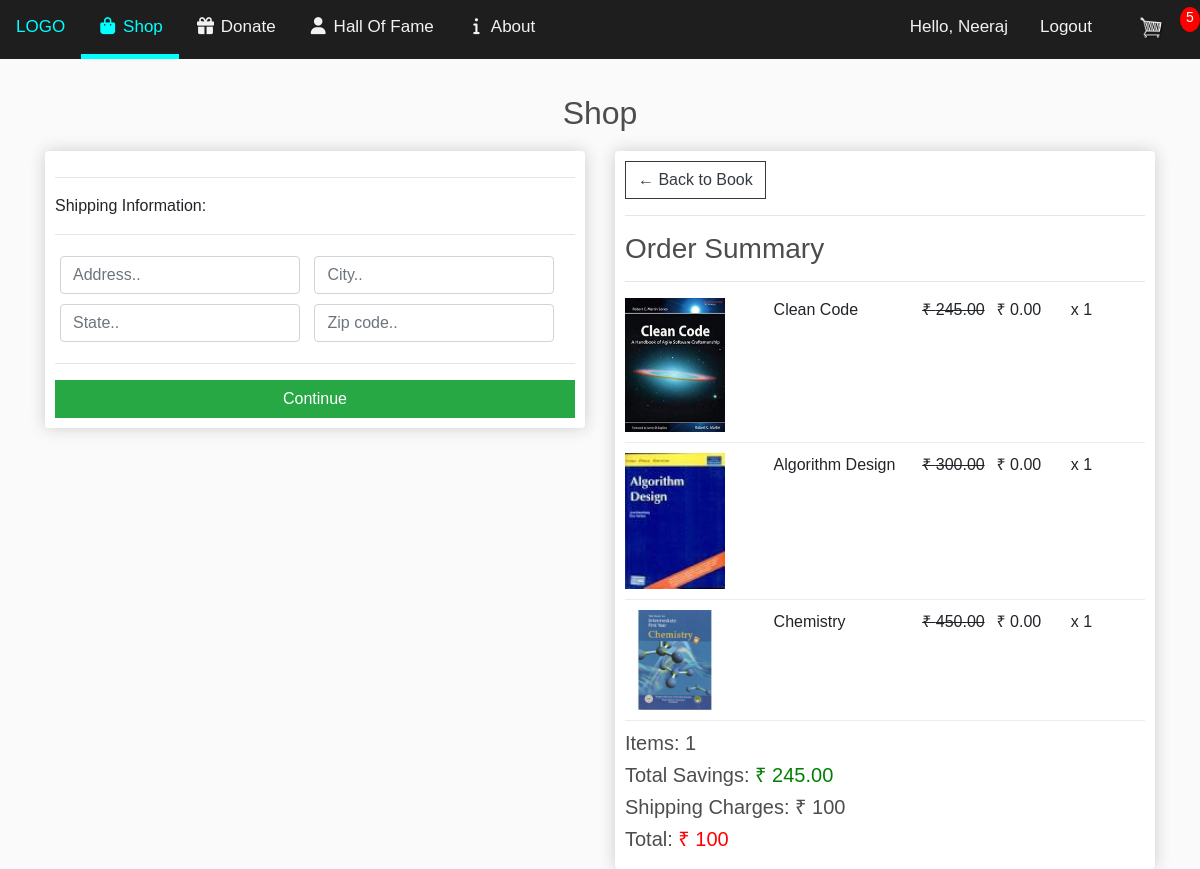
Page /buynow/1/ (signed in) on the committed database.
### accounts/models.py (models this page shows, shortened)
class Customer(models.Model):
    user = models.OneToOneField(User, null=True, blank=True, on_delete=models.CASCADE)
    name = models.CharField(max_length=200, null=True)
    email = models.CharField(max_length=200, null=True)
    phone = models.CharField(max_length=200, null=True)
    door = models.CharField(max_length=200, null=True)
    landmark = models.CharField(max_length=200, null=True)
    pincode = models.CharField(max_length=200, null=True)
    city = models.CharField(max_length=200, null=True)
    state = models.CharField(max_length=200, null=True)
    profile_pic = models.ImageField(default="profile1.png", null=True, blank=True)
    date_created = models.DateTimeField(auto_now_add=True, null=True)
    booksdonated = models.IntegerField(default=0)
    def __str__(self):
        return self.name

class OrderItem(models.Model):
    product = models.ForeignKey(Product, on_delete=models.SET_NULL, null=True)
    order = models.ForeignKey(Order, on_delete=models.SET_NULL, null=True)
    quantity = models.IntegerField(default=0, null=True, blank=True)
    date_added = models.DateTimeField(auto_now_add=True)
    @property
    def get_total(self):
        total = self.product.price * self.quantity
        return total

class Product(models.Model):
    CONDITION = (
        ('LIKE NEW', 'LIKE NEW'),
        ('VERY GOOD', 'VERY GOOD'),
        ('GOOD', 'GOOD'),
        ('FAIR', 'FAIR'),
        ('POOR', 'POOR'),
    )
    TAGS = (
        ('1', 'Engineering'),
        ('2', 'Medical'),
        ('3', 'Economics'),
        ('4', 'MPC Inter'),
        ('5', 'BiPC Inter'),
    )
    image = models.ImageField(null=True, blank=True)
    name = models.CharField(max_length=200, null=True)
    price = models.FloatField(null=True)
    author = models.CharField(max_length=200, null=True, blank=True)
    publisher = models.CharField(max_length=200, null=True, blank=True)
    isbn = models.CharField(max_length=200, null=True, blank=True)
    condition = models.CharField(max_length=200, null=True, choices=CONDITION)
    description = models.CharField(max_length=200, null=True, blank=True)
    date_created = models.DateTimeField(auto_now_add=True, null=True)
    categories = models.ManyToManyField(Category,choices=TAGS)
    digital = models.BooleanField(default=False, null=True, blank=True)
    product_count = models.IntegerField(default=0)
    @property
    def imageURL(self):
        try:
            url = self.image.url
        except:
            url = ''
        return url

### accounts/views.py (the view)
# urls.py: path('buynow/<str:pk_test>/', views.buynow, name="buynow"),
def buynow(request, pk_test):
    product = Product.objects.get(id=pk_test)
    data = cartData(request)
    cartItems = data['cartItems']
    order = data['order']
    items = data['items']
    context = {'product': product, 'items': items, 'order': order, 'cartItems': cartItems}
    return render(request, 'accounts/Shop/buynow.html', context)

### accounts/models.py (called while the page is built)
    @property
    def shipping(self):
        shipping = False
        orderitems = self.orderitem_set.all()
        for i in orderitems:
            if i.product.digital == False:
                shipping = True
        return shipping

    @property
    def get_cart_total(self):
        orderitems = self.orderitem_set.all()
        total = sum([item.get_total for item in orderitems])
        return total

    @property
    def get_cart_items(self):
        orderitems = self.orderitem_set.all()
        total = sum([item.quantity for item in orderitems])
        return total

### accounts/utils.py (called while the page is built)
def cartData(request):
	if request.user.is_authenticated:
		customer = request.user.customer
		order, created = Order.objects.get_or_create(customer=customer, complete=False)
		items = order.orderitem_set.all()
		cartItems = order.get_cart_items
	else:
		cookieData = cookieCart(request)
		cartItems = cookieData['cartItems']
		order = cookieData['order']
		items = cookieData['items']
	return {'cartItems':cartItems ,'order':order, 'items':items}

### accounts/templates/accounts/Shop/buynow.html (shortened to what this page needs)
{% extends 'accounts/Shop/main.html' %} {% load static %} {% block content %}
<div class="row">
    <div class="col-lg-6">
        <div class="box-element" id="form-wrapper">
            <form id="form" method="post">
                <div id="shipping-info">
                    <hr>
                    <p>Shipping Information:</p>
                    <hr>
                    <div class="form-field">
                        <input class="form-control" type="text" name="address" placeholder="Address..">
                    </div>
                    <div class="form-field">
                        <input class="form-control" type="text" name="city" placeholder="City..">
                    </div>
                    <div class="form-field">
                        <input class="form-control" type="text" name="state" placeholder="State..">
                    </div>
                    <div class="form-field">
                        <input class="form-control" type="text" name="zipcode" placeholder="Zip code..">
                    </div>
                </div>
                <hr>
                <input id="form-button" class="btn btn-success btn-block" type="submit" value="Continue">
            </form>
        </div>
        <br>
    </div>
    <div class="col-lg-6">
        <div class="box-element">
            <a class="btn btn-outline-dark" href="{% url 'productdetail' product.id %}">&#x2190; Back to Book</a>
            <hr>
            <h3>Order Summary</h3>
            <hr> {% for item in items %}
            <div class="cart-row">
                <div style="flex:2"><img class="row-image" src="{{item.product.imageURL}}"></div>
                <div style="flex:2">
                    <p>{{item.product.name}}</p>
                </div>
                <div style="flex:1">
                    <p><del>₹ {{item.product.price|floatformat:2}}</del></p>
                </div>
                <div style="flex:1">
                    <p>₹ 0.00</p>
                </div>
                <div style="flex:1">
                    <p>x 1</p>
                </div>
            </div>
            {% endfor %}
            <h5>Items: 1</h5>
            <h5>Total Savings: <span style="color:green;">₹ {{product.price|floatformat:2}}</span></h5>
            <h5>Shipping Charges: ₹ <span id="one"></span></h5>
            <h5>Total: <span style="color:red;">₹ <span id="two"></span></span>
            </h5>
        </div>
    </div>
</div>
{% endblock content %}

### accounts/templates/accounts/Shop/main.html (shortened to what this page needs)
<!DOCTYPE html> {% load static %}
<html>
<head>
    <link rel="stylesheet" href="https://stackpath.bootstrapcdn.com/bootstrap/4.4.1/css/bootstrap.min.css">
    <link href="https://cdnjs.cloudflare.com/ajax/libs/font-awesome/4.7.0/css/font-awesome.min.css" rel="stylesheet">
    <link rel="stylesheet" type="text/css" href="{% static 'css/Shop/style.css' %}">
    <link rel="stylesheet" type="text/css" href="{% static 'css/Shop/main.css' %}">
    <link href="{% static '/css/AccountDetails/navb.css' %}" rel="stylesheet" type="text/css">
</head>
<body>
    <div class="topnav" id="myTopnav">
        <a href="{% url 'home' %}" style="text-decoration:none;">LOGO</a>
        <a class="active"><i class="fa fa-fw fa-shopping-bag"></i> Shop</a>
        <a href="{% url 'donate' %}"><i class="fa fa-fw fa-gift"></i> Donate</a>
        <a href="{% url 'halloffame' %}"><i class=" fa fa-fw fa-user "></i> Hall Of Fame</a>
        <a href="{% url 'aboutus' %}"><i class="fa fa-fw fa-info "></i> About</a>
        <div class="login-container">
            <a href="{% url 'accountdetails' %}" class="hello-msg">Hello, {{request.user.customer}}</a> {% if request.user.is_active %}
            <a class="hello-msg12" href="{% url 'logout' %} ">Logout</a> {% else %}
            <a class="hello-msg12" href="{% url 'login' %} ">Login</a> {% endif %}
            <div class="form-inline2 my-2 my-lg-0">
                <a class="hello-msg" href="{% url 'cart' %}">
                    <img id="cart-icon" src="{% static 'images/Shop/cart.png' %}">
                </a>
                <p class="hello-msg" id="cart-total">{{cartItems}}</p>
            </div>
        </div>
    </div>
    <h2>Shop</h2>
    <br>
    <div class="container">
        <br>
        <h2>
            <center>Shop</center>
        </h2>
        {% block content %} {% endblock content %}
    </div>
</body>
</html>

### static/css/Shop/style.css (style rules this page uses)
html { position: relative; min-height: 100%; }
body { margin-bottom: 60px; }

### static/css/Shop/main.css (style rules this page uses)
body { background-color: hsl(0, 0%, 98%); }
h1,h2,h3,h4,h5,h6 { color:hsl(0, 0%, 30%); }
.box-element { box-shadow:hsl(0, 0%, 80%) 0 0 16px; background-color: #fff; border-radius: 4px; padding: 10px; }
#cart-icon { width:25px; display: inline-block; margin-left: 0px; }
#cart-total { display: block; text-align: center; color:#fff; background-color: red; width: 20px; height: 25px; border-radius: 50%; font-size: 14px; }
.col-lg-4, .col-lg-6, .col-lg-8, .col-lg-12 { margin-top: 10px; }
.btn { border-radius: 0; }
.row-image { width: 100px; }
.form-field { width:250px; display: inline-block; padding: 5px; }
.cart-row { display: flex; align-items: flex-stretch; padding-bottom: 10px; margin-bottom: 10px; border-bottom: 1px solid #ececec; }

### static/css/AccountDetails/navb.css (style rules this page uses)
body { margin: 0; font-family: Arial, Helvetica, sans-serif; }
.topnav { overflow: hidden; background-color:#1e1e1e; position: fixed; z-index:1; top: 0; width: 100%; }
.topnav a { float: left; display: block; color: #f2f2f2; text-align: center; padding: 14px 16px; text-decoration: none; font-size: 17px; }
.topnav a.active { color: cyan; background: #1e1e1e; border-width:5px; border-bottom-style:solid; border-bottom-color: cyan; }
.topnav .login-container { float: right; }

### accounts/templates/accounts/Shop/main.html (style rules this page uses)
.hello-msg12 { font-size: 18px; color: #fff; margin-right: 15px; }
.form-inline2 { display: -ms-flexbox; display: flex; -ms-flex-flow: row wrap; flex-flow: row wrap; -ms-flex-align: center; align-items: center }

### rows in the picture
OrderItem: product.imageURL (picture), product.name "Clean Code", product.price "245.00"
OrderItem: product.imageURL (picture), product.name "Algorithm Design", product.price "300.00"
OrderItem: product.imageURL (picture), product.name "Chemistry", product.price "450.00"
Product: price "245.00"

### other values in the picture
{{ request.user.customer }} "Neeraj"
{{ cartItems }} "5"
